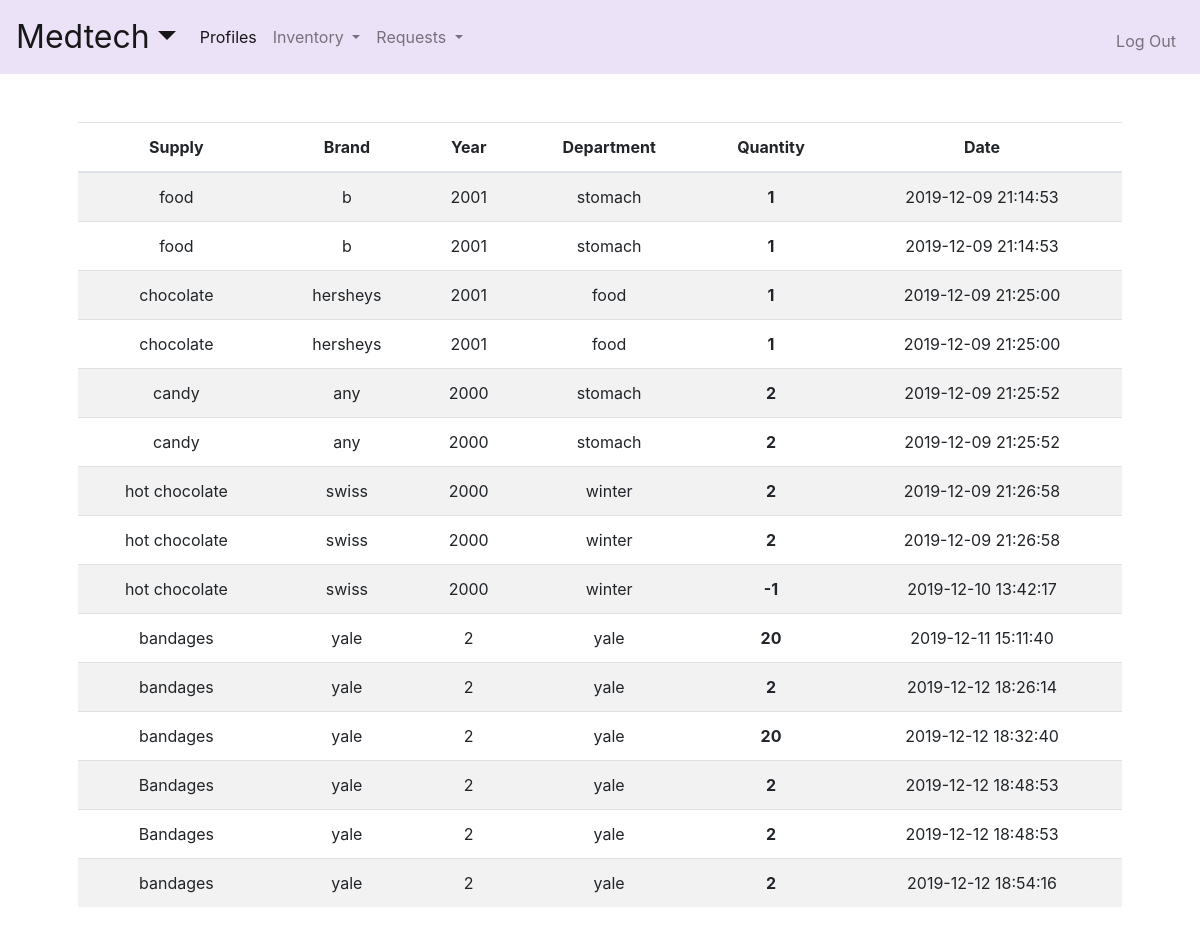
/Inventory_History (signed in), run on the app's committed database.
### tables this page shows
CREATE TABLE 'inventory' ('user_id' integer, 'date' datetime, 'quantity' integer, 'supply_id' INTEGER);

CREATE TABLE 'Supplies' ('id' integer PRIMARY KEY AUTOINCREMENT NOT NULL, 'name' text, 'department' text, 'quantity' integer, 'brand' text, 'year' integer, 'user_id' INTEGER);

### application.py (the view)
@app.route("/Inventory_History")
@login_required
def inventory_history():
    history = db.execute(
        "SELECT supplies.name, supplies.department, supplies.brand, supplies.year, inventory.user_id, inventory.date, inventory.quantity FROM supplies INNER JOIN inventory ON supplies.id=inventory.supply_id WHERE inventory.user_id=?", session["user_id"])
    return render_template("Inventory_History.html", history=history)

### application.py (called while the page is built)
@app.after_request
def after_request(response):
    response.headers["Cache-Control"] = "no-cache, no-store, must-revalidate"
    response.headers["Expires"] = 0
    response.headers["Pragma"] = "no-cache"
    return response

### helpers.py (called while the page is built)
def login_required(f):
    @wraps(f)
    def decorated_function(*args, **kwargs):
        if session.get("user_id") is None:
            return redirect("/login")
        return f(*args, **kwargs)
    return decorated_function

### templates/Inventory_History.html (shortened to what this page needs)
{% extends "layout.html" %}
{% block main %}
    <table class="table table-striped">
        <thead>
            <tr>
                <th>Supply</th>
                <th>Brand</th>
                <th>Year</th>
                <th>Department</th>
                <th>Quantity</th>
                <th>Date</th>
            </tr>
        </thead>
        {% for item in history %}
            <tr>
                <td>{{ item["name"] }}</td>
                <td>{{ item["brand"] }}</td>
                <td>{{ item["year"] }}</td>
                <td>{{ item["department"] }}</td>
                <th>{{ item["quantity"] }}</th>
                <td>{{ item["date"] }}</td>
            </tr>
        {%endfor%}
    </table>
{% endblock %}

### templates/layout.html (shortened to what this page needs)
<!DOCTYPE html>
<html lang="en">
    <head>
        <link href="https://maxcdn.bootstrapcdn.com/bootstrap/4.1.3/css/bootstrap.min.css" rel="stylesheet">
        <link href="/static/styles.css" rel="stylesheet">
        <link href="/static/styles_mine.css" rel="stylesheet">
    </head>
    <body>
        <nav class="navbar navbar-expand-lg navbar-light" style="background-color: #ECE2F8">
            <a class="navbar-brand dropdown-toggle" href="about.html" id="navbarDropdown" role="button" data-toggle="dropdown" aria-haspopup="true" aria-expanded="false">
          Medtech</a>
            <div class="collapse navbar-collapse" id="navbarSupportedContent">
                {% if session.user_id %}
                    <ul class="navbar-nav mr-auto">
                        <li class="nav-item active">
                            <a class="nav-link" href="/profiles">Profiles<span class="sr-only">(current)</span></a>
                        </li>
                        <li class="nav-item dropdown">
                            <a class="nav-link dropdown-toggle" href="/inventory" id="navbarDropdown" role="button" data-toggle="dropdown" aria-haspopup="true" aria-expanded="false">
                                Inventory
                            </a>
                        </li>
                        <li class="nav-item dropdown">
                            <a class="nav-link dropdown-toggle" href="/request_display" id="navbarDropdown" role="button" data-toggle="dropdown" aria-haspopup="true" aria-expanded="false">
                                Requests
                            </a>
                        </li>
                    </ul>
                    <ul class="navbar-nav ml-auto mt-2">
                        <li class="nav-item"><a class="nav-link" href="/logout">Log Out</a></li>
                    </ul>
                {% else %}
                    <ul class="navbar-nav ml-auto mt-2">
                        <li class="nav-item"><a class="nav-link" href="/register">Register</a></li>
                        <li class="nav-item"><a class="nav-link" href="/login">Log In</a></li>
                    </ul>
                {% endif %}
            </div>
        </nav>
        <main class="container p-5">
            {% block main %}{% endblock %}
        </main>
    </body>
</html>

### static/styles.css (style rules this page uses)
nav .navbar-brand { font-size: xx-large; }
main { overflow-x: auto; text-align: center; }

### data on the page
inventory: name "food", brand "b", year "2001", department "stomach", quantity "1", date "2019-12-09 21:14:53"
inventory: name "food", brand "b", year "2001", department "stomach", quantity "1", date "2019-12-09 21:14:53"
inventory: name "chocolate", brand "hersheys", year "2001", department "food", quantity "1", date "2019-12-09 21:25:00"
inventory: name "chocolate", brand "hersheys", year "2001", department "food", quantity "1", date "2019-12-09 21:25:00"
inventory: name "candy", brand "any", year "2000", department "stomach", quantity "2", date "2019-12-09 21:25:52"
inventory: name "candy", brand "any", year "2000", department "stomach", quantity "2", date "2019-12-09 21:25:52"
inventory: name "hot chocolate", brand "swiss", year "2000", department "winter", quantity "2", date "2019-12-09 21:26:58"
inventory: name "hot chocolate", brand "swiss", year "2000", department "winter", quantity "2", date "2019-12-09 21:26:58"
inventory: name "hot chocolate", brand "swiss", year "2000", department "winter", quantity "-1", date "2019-12-10 13:42:17"
inventory: name "bandages", brand "yale", year "2", department "yale", quantity "20", date "2019-12-11 15:11:40"
inventory: name "bandages", brand "yale", year "2", department "yale", quantity "2", date "2019-12-12 18:26:14"
inventory: name "bandages", brand "yale", year "2", department "yale", quantity "20", date "2019-12-12 18:32:40"
inventory: name "Bandages", brand "yale", year "2", department "yale", quantity "2", date "2019-12-12 18:48:53"
inventory: name "Bandages", brand "yale", year "2", department "yale", quantity "2", date "2019-12-12 18:48:53"
inventory: name "bandages", brand "yale", year "2", department "yale", quantity "2", date "2019-12-12 18:54:16"
